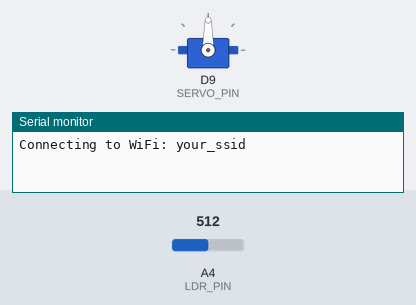
The sketch below on a simulated Arduino Uno R4 WiFi. Shown: servo, the last lines printed to the serial monitor. Inputs (shaded band) come from the test bench; at power-on: A4 (LDR_PIN) = 512. WiFi joins after 1.5 s; servers stay silent unless stated; no MQTT or app messages arrive unless stated.

Above: at 0.1 s.
At 60.1 s:
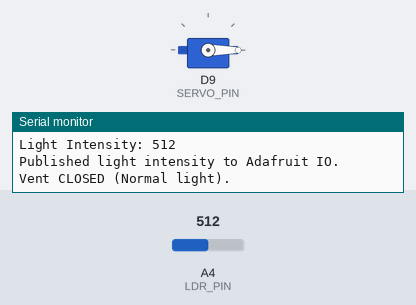
Timing chart, 0 to 61.6 s (numbered marks = the images above):
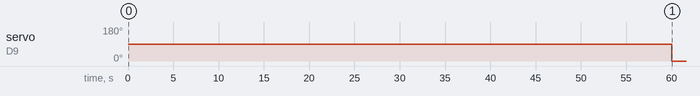

Measured:
- by itself, servo on D9 (SERVO_PIN): 90° → 0° at 60.0 s

The sketch:

photo.ino
```cpp
/*
Team Number: 19
Team Members:
- Nathan Thokkudubiyyapu (nthok2)
- Srijan Suresh (ssure8)
- Sripad Sirikonda (ssiri5)
- Sailesh Senthilkumar (ssent6)

Project Name: Smart Home Environment Monitoring System
Abstract: Our project aims to develop a Smart Home Environment Monitoring System using
multiple Arduino Uno WiFi microcontrollers to track environmental conditions such as temperature,
humidity, air quality, light levels, and sound levels within a home. The system will leverage
WiFi-based communication to transmit sensor data to an IoT platform, enabling homeowners to
monitor conditions remotely. Additionally, predictive analytics will be employed to optimize
energy efficiency and enhance indoor comfort. The system will integrate with existing smart home
devices, allowing automated HVAC and lighting adjustments for a seamless user experience. */

#include <WiFiS3.h>
#include <WiFiClient.h>
#include <PubSubClient.h>
#include <Servo.h>
// WiFi & Adafruit IO credentials
const char* ssid = "your_ssid";
const char* password = "your_password";
const char* mqtt_server   = "io.adafruit.com";
const int   mqtt_port     = 1883;
const char* mqtt_user     = "your_username";
const char* mqtt_password = "your_api_key";

WiFiClient net;
PubSubClient client(net);

#define LDR_PIN A4
#define SERVO_PIN 9

Servo ventServo;

unsigned long previousMillis = 0;
const long interval = 60000;

void connectToWiFi() {
  Serial.print("Connecting to WiFi: ");
  Serial.println(ssid);
  WiFi.begin(ssid, password);
  while (WiFi.status() != WL_CONNECTED) {
    Serial.print(".");
  }
  Serial.println("\nWiFi connected!");
  Serial.print("IP Address: ");
  Serial.println(WiFi.localIP());
}

void connectToMQTT() {
  Serial.println("Connecting to Adafruit IO...");
  while (!client.connected()) {
    if (client.connect("arduinoLightServo", mqtt_user, mqtt_password)) {
      Serial.println("Connected to Adafruit IO!");
    } else {
      Serial.print("MQTT connection failed, rc=");
      Serial.print(client.state());
      Serial.println(" retrying in 5 seconds...");
    }
  }
}

void setup() {
  Serial.begin(9600);
  ventServo.attach(SERVO_PIN);
  connectToWiFi();
  client.setServer(mqtt_server, mqtt_port);
}

void loop() {
  if (!client.connected()) connectToMQTT();
  client.loop();

  unsigned long currentMillis = millis();
  if (currentMillis - previousMillis >= interval) {
    previousMillis = currentMillis;

    int lightVal = analogRead(LDR_PIN);
    Serial.print("Light Intensity: ");
    Serial.println(lightVal);

    client.publish("SrijanSuresh/feeds/lightintensity", String(lightVal).c_str());
    Serial.println("Published light intensity to Adafruit IO.");

    // Simple logic: Open vent if too bright (>700) or too dark (<300)
    if (lightVal > 700 || lightVal < 300) {
      ventServo.write(90); // Open vent
      Serial.println("Vent OPENED (Light threshold hit).");
    } else {
      ventServo.write(0); // Close vent
      Serial.println("Vent CLOSED (Normal light).");
    }
  }
}
```
